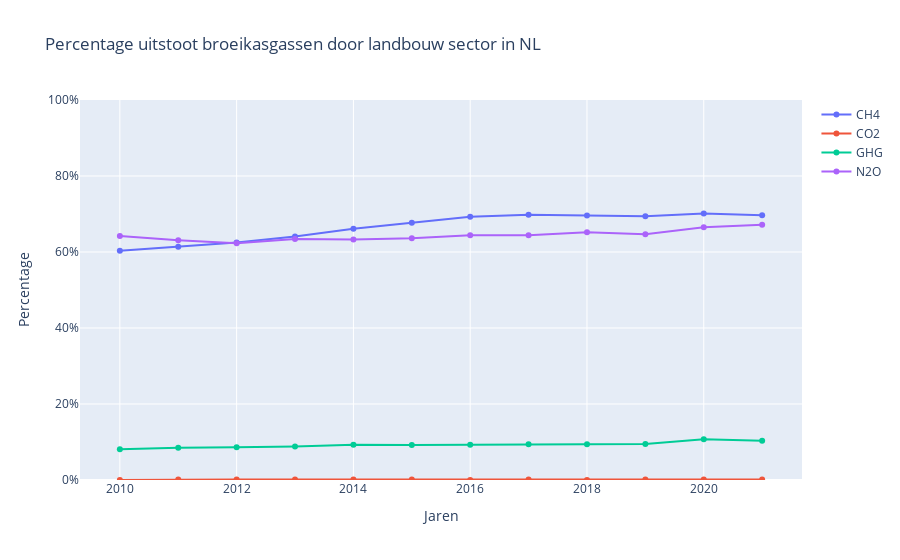
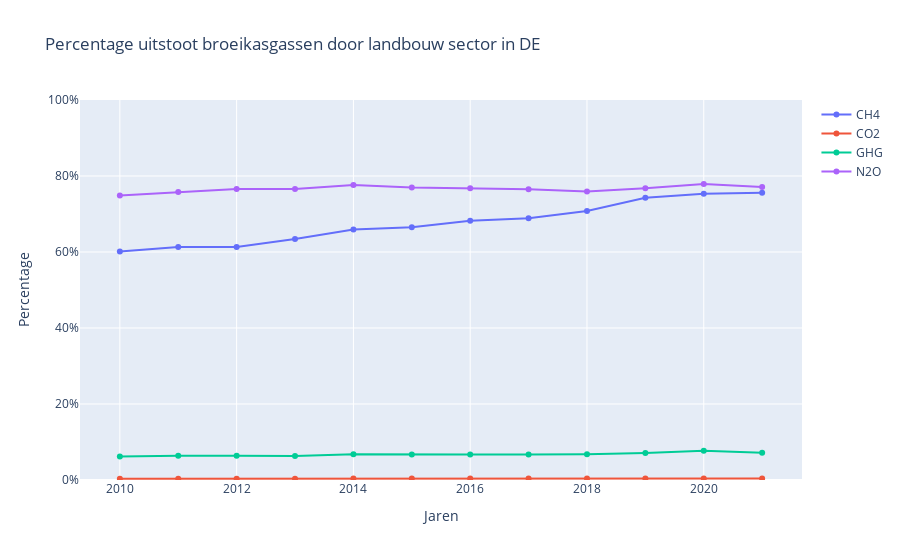

Here is the notebook cell these charts were saved with, in order:
### Markdown cell above
De top tien bestemmingen voor landbouwexport vanuit Nederlands zijn hierboven vermeld. Hoe zit het met de uitstoot van verschillende broeikasgassen in nummer 1?

### Code cell
# grafiek van dataset 4 proposal 

emmissions_agri_eu = pd.read_csv('../datasets/eu_emmission_agri.csv')

# print(emmissions_agri_eu['geo'].unique())
# NL, DE, BE, FR

# print(emmissions_agri_eu['airpol'].unique())
# ['CH4' 'CH4_CO2E' 'CO2' 'GHG' 'N2O' 'N2O_CO2E']

# geo, airpol, TIME_PERIOD, OBS_VALUE

selected_air_pollutants = ['CH4', 'CO2', 'GHG', 'N2O']
geo_tags = ['NL', 'DE']

for country in geo_tags:
    country_data = emmissions_agri_eu[emmissions_agri_eu['geo'] == country]

    data = []

    for air_pollutant in selected_air_pollutants:
        air_pollutant_data = country_data[country_data['airpol']== air_pollutant]
        trace = go.Scatter(
            x=air_pollutant_data['TIME_PERIOD'],
            y=air_pollutant_data['OBS_VALUE']/100,
            name=air_pollutant
        )
        data.append(trace)


    layout = go.Layout(
        title=f'Percentage uitstoot broeikasgassen door landbouw sector in {country}',
        xaxis=go.layout.XAxis(
            title='Jaren',
        ),
        yaxis=go.layout.YAxis(
            title='Percentage',
            tickformat=',.0%',
            range=[0,1]
        )
    )

    obs_values = go.Figure(data=data,layout=layout)
    obs_values.show()

# of is het misschien beter om grafieken te maken per broeikasgas en dan nederland en duitsland vergelijken?
# dan heb je dus wel meteen vier grafieken..
# en waarom zouden we vergelijken?

#code om per broeikasgas line plot van land te hebben: 

# from plotly.subplots import make_subplots 

# selected_air_pollutants = ['CH4', 'CO2', 'GHG', 'N2O']
# geo_tags = ['NL', 'DE']

# fig = make_subplots(rows=len(selected_air_pollutants), cols=1, subplot_titles=selected_air_pollutants)

# for country in geo_tags:
#     country_data = emmissions_agri_eu[emmissions_agri_eu['geo'] == country]
#     row = 1

#     for air_pollutant in selected_air_pollutants:
#         air_pollutant_data = country_data[country_data['airpol'] == air_pollutant]
#         trace = go.Scatter(
#             x=air_pollutant_data['TIME_PERIOD'],
#             y=air_pollutant_data['OBS_VALUE'],
#             name=f'{country} - {air_pollutant}'
#         )
#         fig.add_trace(trace, row=row, col=1)
#         row += 1

# fig.update_layout(
#     title=f'Percentage uitstoot broeikasgassen door landbouw sector',
#     height=600,
# )

# fig.update_xaxes(title_text='Jaren', row=len(selected_air_pollutants), col=1)
# fig.update_yaxes(title_text='Percentage', tickformat=',.0%', row=len(selected_air_pollutants), col=1)

# fig.show()

### Figure 1 — Plotly figure (JSON) as saved in the notebook; plotly's stock layout.template omitted (floating-point values rounded to 4 significant figures)
{"data": [{"name": "CH4", "type": "scatter", "x": [2010, 2011, 2012, 2013, 2014, 2015, 2016, 2017, 2018, 2019, 2020, 2021], "y": [0.603, 0.614, 0.625, 0.641, 0.661, 0.677, 0.693, 0.698, 0.696, 0.694, 0.701, 0.697]}, {"name": "CO2", "type": "scatter", "x": [2010, 2011, 2012, 2013, 2014, 2015, 2016, 2017, 2018, 2019, 2020, 2021], "y": [0, 0.001, 0.001, 0.001, 0.001, 0.001, 0, 0.001, 0, 0.001, 0.001, 0.001]}, {"name": "GHG", "type": "scatter", "x": [2010, 2011, 2012, 2013, 2014, 2015, 2016, 2017, 2018, 2019, 2020, 2021], "y": [0.081, 0.085, 0.086, 0.088, 0.093, 0.092, 0.093, 0.094, 0.094, 0.095, 0.107, 0.103]}, {"name": "N2O", "type": "scatter", "x": [2010, 2011, 2012, 2013, 2014, 2015, 2016, 2017, 2018, 2019, 2020, 2021], "y": [0.642, 0.631, 0.623, 0.634, 0.633, 0.636, 0.644, 0.644, 0.652, 0.647, 0.665, 0.672]}], "layout": {"title": {"text": "Percentage uitstoot broeikasgassen door landbouw sector in NL"}, "xaxis": {"title": {"text": "Jaren"}}, "yaxis": {"range": [0, 1], "tickformat": ",.0%", "title": {"text": "Percentage"}}}}

### Figure 2 — Plotly figure (JSON) as saved in the notebook; plotly's stock layout.template omitted (floating-point values rounded to 4 significant figures)
{"data": [{"name": "CH4", "type": "scatter", "x": [2010, 2011, 2012, 2013, 2014, 2015, 2016, 2017, 2018, 2019, 2020, 2021], "y": [0.601, 0.613, 0.613, 0.634, 0.659, 0.665, 0.682, 0.689, 0.708, 0.743, 0.753, 0.756]}, {"name": "CO2", "type": "scatter", "x": [2010, 2011, 2012, 2013, 2014, 2015, 2016, 2017, 2018, 2019, 2020, 2021], "y": [0.003, 0.003, 0.003, 0.003, 0.004, 0.004, 0.004, 0.004, 0.004, 0.004, 0.004, 0.004]}, {"name": "GHG", "type": "scatter", "x": [2010, 2011, 2012, 2013, 2014, 2015, 2016, 2017, 2018, 2019, 2020, 2021], "y": [0.062, 0.064, 0.064, 0.063, 0.068, 0.067, 0.067, 0.067, 0.068, 0.071, 0.077, 0.072]}, {"name": "N2O", "type": "scatter", "x": [2010, 2011, 2012, 2013, 2014, 2015, 2016, 2017, 2018, 2019, 2020, 2021], "y": [0.749, 0.758, 0.766, 0.766, 0.776, 0.77, 0.768, 0.765, 0.759, 0.768, 0.779, 0.771]}], "layout": {"title": {"text": "Percentage uitstoot broeikasgassen door landbouw sector in DE"}, "xaxis": {"title": {"text": "Jaren"}}, "yaxis": {"range": [0, 1], "tickformat": ",.0%", "title": {"text": "Percentage"}}}}
